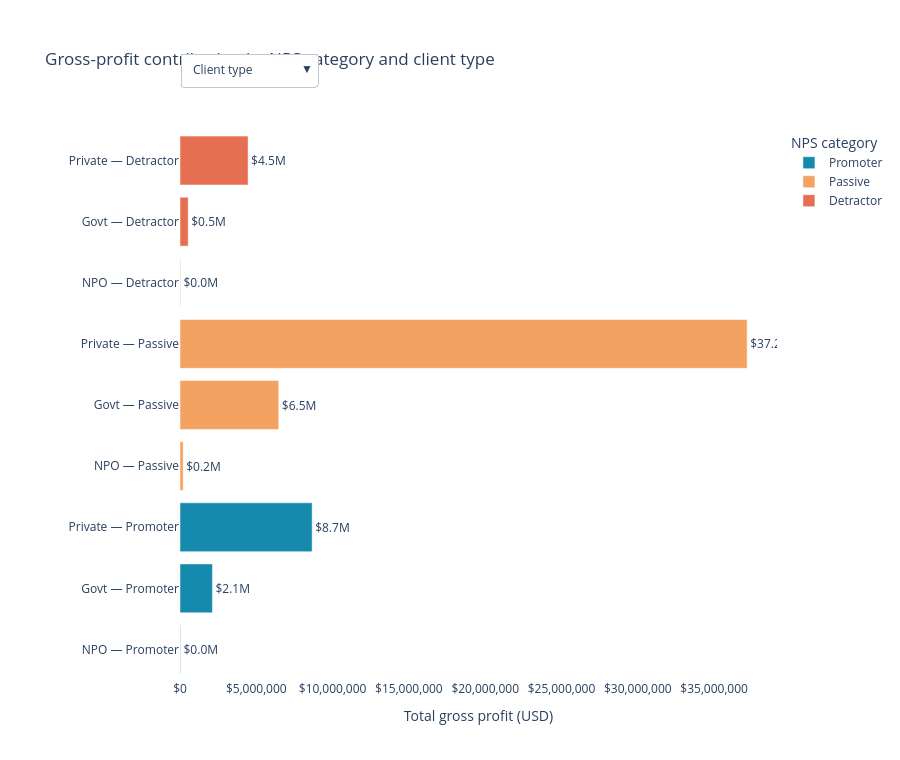

Notebook code for this chart:
### Markdown cell above
## Chart 1 of 3 — Gross-profit contribution by advocacy group (Plotly Express)

This ranked horizontal bar chart shows where gross profit is concentrated across Promoters, Passives and Detractors. The dropdown changes the client-profile breakdown. Gross profit is the default metric because it directly measures financial contribution; hover details also show revenue, margin, client count, longevity and satisfaction.

### Code cell
profile_columns = {
    'Client type': 'Client_Type',
    'Sector': 'Sector',
    'Organisation size': 'Organisation_Size',
    'Country': 'Country'
}

# Build one Plotly Express view for each profile breakdown, then combine them
# into one figure so the dropdown can switch between profile dimensions.
fig1 = None
trace_counts = {}
for profile_label, profile_col in profile_columns.items():
    bars = (client.groupby([profile_col, 'NPS Category'], dropna=False, observed=True)
            .agg(Gross_Profit=('Gross_Profit', 'sum'), Revenue=('Revenue', 'sum'),
                 Clients=('Client ID', 'size'),
                 Median_Longevity=('Observed_Longevity', 'median'),
                 Average_Satisfaction=('Average_Satisfaction', 'mean'))
            .reset_index()
            .rename(columns={profile_col: 'Profile'}))
    bars['Profile'] = bars['Profile'].fillna('Unknown').astype(str)
    bars['Gross_Margin'] = bars['Gross_Profit'] / bars['Revenue'].replace(0, np.nan)
    bars['Gross_Profit_Share'] = bars['Gross_Profit'] / bars['Gross_Profit'].sum()
    bars['NPS Category'] = pd.Categorical(bars['NPS Category'], categories=category_order, ordered=True)
    bars = bars.sort_values(['Gross_Profit', 'NPS Category'], ascending=[True, True])
    bars['Bar_Label'] = bars['Profile'] + ' — ' + bars['NPS Category'].astype(str)
    bars['Text'] = bars['Gross_Profit'].map(lambda x: f'${x/1e6:.1f}M')

    px_view = px.bar(
        bars, x='Gross_Profit', y='Bar_Label', color='NPS Category', orientation='h',
        category_orders={'NPS Category': category_order},
        color_discrete_map={'Promoter': '#168aad', 'Passive': '#f4a261', 'Detractor': '#e76f51'},
        text='Text', custom_data=['Profile', 'NPS Category', 'Revenue', 'Gross_Profit',
                                  'Gross_Margin', 'Clients', 'Median_Longevity',
                                  'Average_Satisfaction', 'Gross_Profit_Share'],
        template='plotly_white')
    px_view.update_traces(
        hovertemplate='<b>%{customdata[0]} — %{customdata[1]}</b><br>'
                      'Gross profit: $%{customdata[3]:,.0f}<br>'
                      'Share of all gross profit: %{customdata[8]:.1%}<br>'
                      'Revenue: $%{customdata[2]:,.0f}<br>'
                      'Gross margin: %{customdata[4]:.1%}<br>'
                      'Clients: %{customdata[5]}<br>'
                      'Median observed longevity: %{customdata[6]:.1f} years<br>'
                      'Average satisfaction: %{customdata[7]:.2f}/5<extra></extra>',
        textposition='outside')
    if fig1 is None:
        fig1 = px_view
        fig1.update_layout(showlegend=True)
    else:
        for tr in px_view.data:
            tr.visible = False
            fig1.add_trace(tr)
    trace_counts[profile_label] = len(px_view.data)

# Add a profile dropdown while retaining Plotly Express as the chart constructor.
visibility_buttons = []
start = 0
for label, count in trace_counts.items():
    visible = [False] * sum(trace_counts.values())
    visible[start:start + count] = [True] * count
    visibility_buttons.append(dict(label=label, method='update',
                                   args=[{'visible': visible},
                                         {'title': f'Gross-profit contribution by NPS category and {label.lower()}'}]))
    start += count

fig1.update_layout(
    title='Gross-profit contribution by NPS category and client type',
    xaxis_title='Total gross profit (USD)', yaxis_title='',
    height=760, template='plotly_white',
    legend_title='NPS category',
    updatemenus=[dict(buttons=visibility_buttons, direction='down', x=0, y=1.14,
                      xanchor='left', yanchor='top', showactive=True)],
    margin=dict(t=130, l=180, r=40, b=80))
fig1.update_xaxes(tickformat='$,.0f')

### Figure 1 — Plotly figure (JSON) as saved in the notebook; plotly's stock layout.template omitted (floating-point values rounded to 4 significant figures)
{"data": [{"customdata": [["NPO", "Promoter", 204422, 31386, 0.1535, 3, 1, 4, 0.0005258], ["Govt", "Promoter", 4935970, 2125971, 0.4307, 6, 1.5, 4.375, 0.03562], ["Private", "Promoter", 19369152, 8659484, 0.4471, 20, 1.5, 4.428, 0.1451]], "hovertemplate": "<b>%{customdata[0]} — %{customdata[1]}</b><br>Gross profit: $%{customdata[3]:,.0f}<br>Share of all gross profit: %{customdata[8]:.1%}<br>Revenue: $%{customdata[2]:,.0f}<br>Gross margin: %{customdata[4]:.1%}<br>Clients: %{customdata[5]}<br>Median observed longevity: %{customdata[6]:.1f} years<br>Average satisfaction: %{customdata[7]:.2f}/5<extra></extra>", "legendgroup": "Promoter", "marker": {"color": "#168aad", "pattern": {"shape": ""}}, "name": "Promoter", "orientation": "h", "showlegend": true, "text": ["$0.0M", "$2.1M", "$8.7M"], "textposition": "outside", "type": "bar", "x": [31386, 2125971, 8659484], "xaxis": "x", "y": ["NPO — Promoter", "Govt — Promoter", "Private — Promoter"], "yaxis": "y"}, {"customdata": [["NPO", "Passive", 1114725, 206981, 0.1857, 9, 2, 4.025, 0.003468], ["Govt", "Passive", 14314816, 6472832, 0.4522, 13, 3, 4.034, 0.1084], ["Private", "Passive", 83851250, 37164934, 0.4432, 69, 3, 3.94, 0.6226]], "hovertemplate": "<b>%{customdata[0]} — %{customdata[1]}</b><br>Gross profit: $%{customdata[3]:,.0f}<br>Share of all gross profit: %{customdata[8]:.1%}<br>Revenue: $%{customdata[2]:,.0f}<br>Gross margin: %{customdata[4]:.1%}<br>Clients: %{customdata[5]}<br>Median observed longevity: %{customdata[6]:.1f} years<br>Average satisfaction: %{customdata[7]:.2f}/5<extra></extra>", "legendgroup": "Passive", "marker": {"color": "#f4a261", "pattern": {"shape": ""}}, "name": "Passive", "orientation": "h", "showlegend": true, "text": ["$0.2M", "$6.5M", "$37.2M"], "textposition": "outside", "type": "bar", "x": [206981, 6472832, 37164934], "xaxis": "x", "y": ["NPO — Passive", "Govt — Passive", "Private — Passive"], "yaxis": "y"}, {"customdata": [["NPO", "Detractor", 124008, 26623, 0.2147, 1, 3, 3.167, 0.000446], ["Govt", "Detractor", 1243911, 538345, 0.4328, 2, 2, 3.438, 0.009019], ["Private", "Detractor", 9922984, 4462633, 0.4497, 17, 2, 3.145, 0.07476]], "hovertemplate": "<b>%{customdata[0]} — %{customdata[1]}</b><br>Gross profit: $%{customdata[3]:,.0f}<br>Share of all gross profit: %{customdata[8]:.1%}<br>Revenue: $%{customdata[2]:,.0f}<br>Gross margin: %{customdata[4]:.1%}<br>Clients: %{customdata[5]}<br>Median observed longevity: %{customdata[6]:.1f} years<br>Average satisfaction: %{customdata[7]:.2f}/5<extra></extra>", "legendgroup": "Detractor", "marker": {"color": "#e76f51", "pattern": {"shape": ""}}, "name": "Detractor", "orientation": "h", "showlegend": true, "text": ["$0.0M", "$0.5M", "$4.5M"], "textposition": "outside", "type": "bar", "x": [26623, 538345, 4462633], "xaxis": "x", "y": ["NPO — Detractor", "Govt — Detractor", "Private — Detractor"], "yaxis": "y"}, {"customdata": [["Charity", "Promoter", 132195, 21547, 0.163, 2, 2, 4.25, 0.000361], ["Logistic", "Promoter", 816753, 326968, 0.4003, 2, 1.5, 4.188, 0.005478], ["Legal", "Promoter", 887414, 398915, 0.4495, 1, 1, 4.75, 0.006683], ["Education", "Promoter", 1038948, 465075, 0.4476, 1, 2, 4.375, 0.007792], ["Security", "Promoter", 1685974, 689082, 0.4087, 3, 2, 4.625, 0.01154], ["Transportation", "Promoter", 3603339, 1450927, 0.4027, 4, 2, 4.487, 0.02431], ["Healthcare", "Promoter", 3344013, 1631127, 0.4878, 5, 1, 4.2, 0.02733], ["Info Tech", "Promoter", 5684696, 2379463, 0.4186, 7, 1, 4.286, 0.03986], ["Manufacturing", "Promoter", 7316212, 3453737, 0.4721, 4, 3.5, 4.494, 0.05786]], "hovertemplate": "<b>%{customdata[0]} — %{customdata[1]}</b><br>Gross profit: $%{customdata[3]:,.0f}<br>Share of all gross profit: %{customdata[8]:.1%}<br>Revenue: $%{customdata[2]:,.0f}<br>Gross margin: %{customdata[4]:.1%}<br>Clients: %{customdata[5]}<br>Median observed longevity: %{customdata[6]:.1f} years<br>Average satisfaction: %{customdata[7]:.2f}/5<extra></extra>", "legendgroup": "Promoter", "marker": {"color": "#168aad", "pattern": {"shape": ""}}, "name": "Promoter", "orientation": "h", "showlegend": true, "text": ["$0.0M", "$0.3M", "$0.4M", "$0.5M", "$0.7M", "$1.5M", "$1.6M", "$2.4M", "$3.5M"], "textposition": "outside", "type": "bar", "visible": false, "x": [21547, 326968, 398915, 465075, 689082, 1450927, 1631127, 2379463, 3453737], "xaxis": "x", "y": ["Charity — Promoter", "Logistic — Promoter", "Legal — Promoter", "Education — Promoter", "Security — Promoter", "Transportation — Promoter", "Healthcare — Promoter", "Info Tech — Promoter", "Manufacturing — Promoter"], "yaxis": "y"}, {"customdata": [["Charity", "Passive", 882709, 126711, 0.1435, 6, 3, 3.975, 0.002123], ["Finance", "Passive", 1102328, 461225, 0.4184, 1, 5, 4.25, 0.007727], ["Legal", "Passive", 3366655, 1504284, 0.4468, 3, 3, 3.993, 0.0252], ["Education", "Passive", 6703432, 2906599, 0.4336, 10, 2, 3.95, 0.0487], ["Transportation", "Passive", 6820642, 3182024, 0.4665, 6, 2.5, 3.811, 0.05331], ["Security", "Passive", 9409164, 4194208, 0.4458, 7, 3, 3.969, 0.07027], ["Logistic", "Passive", 11616357, 5305464, 0.4567, 8, 4, 3.943, 0.08888], ["Manufacturing", "Passive", 13107770, 5726823, 0.4369, 11, 3, 3.952, 0.09594], ["Info Tech", "Passive", 20684248, 9245874, 0.447, 16, 3, 3.927, 0.1549], ["Healthcare", "Passive", 25587486, 11191535, 0.4374, 23, 3, 4.018, 0.1875]], "hovertemplate": "<b>%{customdata[0]} — %{customdata[1]}</b><br>Gross profit: $%{customdata[3]:,.0f}<br>Share of all gross profit: %{customdata[8]:.1%}<br>Revenue: $%{customdata[2]:,.0f}<br>Gross margin: %{customdata[4]:.1%}<br>Clients: %{customdata[5]}<br>Median observed longevity: %{customdata[6]:.1f} years<br>Average satisfaction: %{customdata[7]:.2f}/5<extra></extra>", "legendgroup": "Passive", "marker": {"color": "#f4a261", "pattern": {"shape": ""}}, "name": "Passive", "orientation": "h", "showlegend": true, "text": ["$0.1M", "$0.5M", "$1.5M", "$2.9M", "$3.2M", "$4.2M", "$5.3M", "$5.7M", "$9.2M", "$11.2M"], "textposition": "outside", "type": "bar", "visible": false, "x": [126711, 461225, 1504284, 2906599, 3182024, 4194208, 5305464, 5726823, 9245874, 11191535], "xaxis": "x", "y": ["Charity — Passive", "Finance — Passive", "Legal — Passive", "Education — Passive", "Transportation — Passive", "Security — Passive", "Logistic — Passive", "Manufacturing — Passive", "Info Tech — Passive", "Healthcare — Passive"], "yaxis": "y"}, {"customdata": [["Education", "Detractor", 207238, 68539, 0.3307, 2, 2.5, 3.146, 0.001148], ["Security", "Detractor", 324454, 173042, 0.5333, 1, 2, 3.25, 0.002899], ["Logistic", "Detractor", 843956, 386921, 0.4585, 3, 2, 3.417, 0.006482], ["Info Tech", "Detractor", 2215245, 935711, 0.4224, 4, 2, 3, 0.01568], ["Manufacturing", "Detractor", 3415261, 1564142, 0.458, 6, 2.5, 3.16, 0.0262], ["Healthcare", "Detractor", 4284749, 1899246, 0.4433, 4, 2, 3.188, 0.03182]], "hovertemplate": "<b>%{customdata[0]} — %{customdata[1]}</b><br>Gross profit: $%{customdata[3]:,.0f}<br>Share of all gross profit: %{customdata[8]:.1%}<br>Revenue: $%{customdata[2]:,.0f}<br>Gross margin: %{customdata[4]:.1%}<br>Clients: %{customdata[5]}<br>Median observed longevity: %{customdata[6]:.1f} years<br>Average satisfaction: %{customdata[7]:.2f}/5<extra></extra>", "legendgroup": "Detractor", "marker": {"color": "#e76f51", "pattern": {"shape": ""}}, "name": "Detractor", "orientation": "h", "showlegend": true, "text": ["$0.1M", "$0.2M", "$0.4M", "$0.9M", "$1.6M", "$1.9M"], "textposition": "outside", "type": "bar", "visible": false, "x": [68539, 173042, 386921, 935711, 1564142, 1899246], "xaxis": "x", "y": ["Education — Detractor", "Security — Detractor", "Logistic — Detractor", "Info Tech — Detractor", "Manufacturing — Detractor", "Healthcare — Detractor"], "yaxis": "y"}, {"customdata": [["1 ~ 49", "Promoter", 986883, 466376, 0.4726, 4, 1, 4.062, 0.007813], ["50 ~ 200", "Promoter", 11072088, 5029347, 0.4542, 10, 1, 4.467, 0.08426], ["> 200", "Promoter", 12450573, 5321118, 0.4274, 15, 2, 4.392, 0.08915]], "hovertemplate": "<b>%{customdata[0]} — %{customdata[1]}</b><br>Gross profit: $%{customdata[3]:,.0f}<br>Share of all gross profit: %{customdata[8]:.1%}<br>Revenue: $%{customdata[2]:,.0f}<br>Gross margin: %{customdata[4]:.1%}<br>Clients: %{customdata[5]}<br>Median observed longevity: %{customdata[6]:.1f} years<br>Average satisfaction: %{customdata[7]:.2f}/5<extra></extra>", "legendgroup": "Promoter", "marker": {"color": "#168aad", "pattern": {"shape": ""}}, "name": "Promoter", "orientation": "h", "showlegend": true, "text": ["$0.5M", "$5.0M", "$5.3M"], "textposition": "outside", "type": "bar", "visible": false, "x": [466376, 5029347, 5321118], "xaxis": "x", "y": ["1 ~ 49 — Promoter", "50 ~ 200 — Promoter", "> 200 — Promoter"], "yaxis": "y"}, {"customdata": [["1 ~ 49", "Passive", 12235298, 5285546, 0.432, 16, 3.5, 4.03, 0.08855], ["> 200", "Passive", 39254805, 17675780, 0.4503, 38, 3, 3.964, 0.2961], ["50 ~ 200", "Passive", 47790688, 20883421, 0.437, 37, 3, 3.929, 0.3499]], "hovertemplate": "<b>%{customdata[0]} — %{customdata[1]}</b><br>Gross profit: $%{customdata[3]:,.0f}<br>Share of all gross profit: %{customdata[8]:.1%}<br>Revenue: $%{customdata[2]:,.0f}<br>Gross margin: %{customdata[4]:.1%}<br>Clients: %{customdata[5]}<br>Median observed longevity: %{customdata[6]:.1f} years<br>Average satisfaction: %{customdata[7]:.2f}/5<extra></extra>", "legendgroup": "Passive", "marker": {"color": "#f4a261", "pattern": {"shape": ""}}, "name": "Passive", "orientation": "h", "showlegend": true, "text": ["$5.3M", "$17.7M", "$20.9M"], "textposition": "outside", "type": "bar", "visible": false, "x": [5285546, 17675780, 20883421], "xaxis": "x", "y": ["1 ~ 49 — Passive", "> 200 — Passive", "50 ~ 200 — Passive"], "yaxis": "y"}, {"customdata": [["> 200", "Detractor", 2934600, 1380874, 0.4705, 7, 2, 3.214, 0.02313], ["50 ~ 200", "Detractor", 8356303, 3646727, 0.4364, 13, 2, 3.154, 0.0611]], "hovertemplate": "<b>%{customdata[0]} — %{customdata[1]}</b><br>Gross profit: $%{customdata[3]:,.0f}<br>Share of all gross profit: %{customdata[8]:.1%}<br>Revenue: $%{customdata[2]:,.0f}<br>Gross margin: %{customdata[4]:.1%}<br>Clients: %{customdata[5]}<br>Median observed longevity: %{customdata[6]:.1f} years<br>Average satisfaction: %{customdata[7]:.2f}/5<extra></extra>", "legendgroup": "Detractor", "marker": {"color": "#e76f51", "pattern": {"shape": ""}}, "name": "Detractor", "orientation": "h", "showlegend": true, "text": ["$1.4M", "$3.6M"], "textposition": "outside", "type": "bar", "visible": false, "x": [1380874, 3646727], "xaxis": "x", "y": ["> 200 — Detractor", "50 ~ 200 — Detractor"], "yaxis": "y"}, {"customdata": [["India", "Promoter", 220048, 67674, 0.3075, 1, 1, 4.75, 0.001134], ["Philippines", "Promoter", 3060039, 1276239, 0.4171, 2, 3, 4.5, 0.02138], ["Malaysia", "Promoter", 4619440, 2307215, 0.4995, 4, 2, 4.237, 0.03865], ["Singapore", "Promoter", 16610017, 7165713, 0.4314, 22, 1, 4.368, 0.1201]], "hovertemplate": "<b>%{customdata[0]} — %{customdata[1]}</b><br>Gross profit: $%{customdata[3]:,.0f}<br>Share of all gross profit: %{customdata[8]:.1%}<br>Revenue: $%{customdata[2]:,.0f}<br>Gross margin: %{customdata[4]:.1%}<br>Clients: %{customdata[5]}<br>Median observed longevity: %{customdata[6]:.1f} years<br>Average satisfaction: %{customdata[7]:.2f}/5<extra></extra>", "legendgroup": "Promoter", "marker": {"color": "#168aad", "pattern": {"shape": ""}}, "name": "Promoter", "orientation": "h", "showlegend": true, "text": ["$0.1M", "$1.3M", "$2.3M", "$7.2M"], "textposition": "outside", "type": "bar", "visible": false, "x": [67674, 1276239, 2307215, 7165713], "xaxis": "x", "y": ["India — Promoter", "Philippines — Promoter", "Malaysia — Promoter", "Singapore — Promoter"], "yaxis": "y"}, {"customdata": [["India", "Passive", 2104289, 1034984, 0.4918, 3, 2, 3.958, 0.01734], ["Indonesia", "Passive", 2841206, 1272823, 0.448, 3, 4, 3.917, 0.02132], ["China", "Passive", 3237534, 1665578, 0.5145, 4, 3, 3.833, 0.0279], ["Malaysia", "Passive", 15895740, 7101442, 0.4468, 10, 5, 4.09, 0.119], ["Singapore", "Passive", 75202022, 32769920, 0.4358, 71, 3, 3.953, 0.549]], "hovertemplate": "<b>%{customdata[0]} — %{customdata[1]}</b><br>Gross profit: $%{customdata[3]:,.0f}<br>Share of all gross profit: %{customdata[8]:.1%}<br>Revenue: $%{customdata[2]:,.0f}<br>Gross margin: %{customdata[4]:.1%}<br>Clients: %{customdata[5]}<br>Median observed longevity: %{customdata[6]:.1f} years<br>Average satisfaction: %{customdata[7]:.2f}/5<extra></extra>", "legendgroup": "Passive", "marker": {"color": "#f4a261", "pattern": {"shape": ""}}, "name": "Passive", "orientation": "h", "showlegend": true, "text": ["$1.0M", "$1.3M", "$1.7M", "$7.1M", "$32.8M"], "textposition": "outside", "type": "bar", "visible": false, "x": [1034984, 1272823, 1665578, 7101442, 32769920], "xaxis": "x", "y": ["India — Passive", "Indonesia — Passive", "China — Passive", "Malaysia — Passive", "Singapore — Passive"], "yaxis": "y"}, {"customdata": [["Malaysia", "Detractor", 387849, 188175, 0.4852, 1, 2, 3, 0.003153], ["Indonesia", "Detractor", 1317579, 634219, 0.4814, 5, 2, 3.225, 0.01063], ["Singapore", "Detractor", 9585475, 4205207, 0.4387, 14, 2, 3.17, 0.07045]], "hovertemplate": "<b>%{customdata[0]} — %{customdata[1]}</b><br>Gross profit: $%{customdata[3]:,.0f}<br>Share of all gross profit: %{customdata[8]:.1%}<br>Revenue: $%{customdata[2]:,.0f}<br>Gross margin: %{customdata[4]:.1%}<br>Clients: %{customdata[5]}<br>Median observed longevity: %{customdata[6]:.1f} years<br>Average satisfaction: %{customdata[7]:.2f}/5<extra></extra>", "legendgroup": "Detractor", "marker": {"color": "#e76f51", "pattern": {"shape": ""}}, "name": "Detractor", "orientation": "h", "showlegend": true, "text": ["$0.2M", "$0.6M", "$4.2M"], "textposition": "outside", "type": "bar", "visible": false, "x": [188175, 634219, 4205207], "xaxis": "x", "y": ["Malaysia — Detractor", "Indonesia — Detractor", "Singapore — Detractor"], "yaxis": "y"}], "layout": {"barmode": "relative", "height": 760, "legend": {"title": {"text": "NPS category"}, "tracegroupgap": 0}, "margin": {"b": 80, "l": 180, "r": 40, "t": 130}, "showlegend": true, "title": {"text": "Gross-profit contribution by NPS category and client type"}, "updatemenus": [{"buttons": [{"args": [{"visible": [true, true, true, false, false, false, false, false, false, false, false, false]}, {"title": "Gross-profit contribution by NPS category and client type"}], "label": "Client type", "method": "update"}, {"args": [{"visible": [false, false, false, true, true, true, false, false, false, false, false, false]}, {"title": "Gross-profit contribution by NPS category and sector"}], "label": "Sector", "method": "update"}, {"args": [{"visible": [false, false, false, false, false, false, true, true, true, false, false, false]}, {"title": "Gross-profit contribution by NPS category and organisation size"}], "label": "Organisation size", "method": "update"}, {"args": [{"visible": [false, false, false, false, false, false, false, false, false, true, true, true]}, {"title": "Gross-profit contribution by NPS category and country"}], "label": "Country", "method": "update"}], "direction": "down", "showactive": true, "x": 0, "xanchor": "left", "y": 1.14, "yanchor": "top"}], "xaxis": {"anchor": "y", "domain": [0, 1], "tickformat": "$,.0f", "title": {"text": "Total gross profit (USD)"}}, "yaxis": {"anchor": "x", "domain": [0, 1], "title": {"text": ""}}}}
